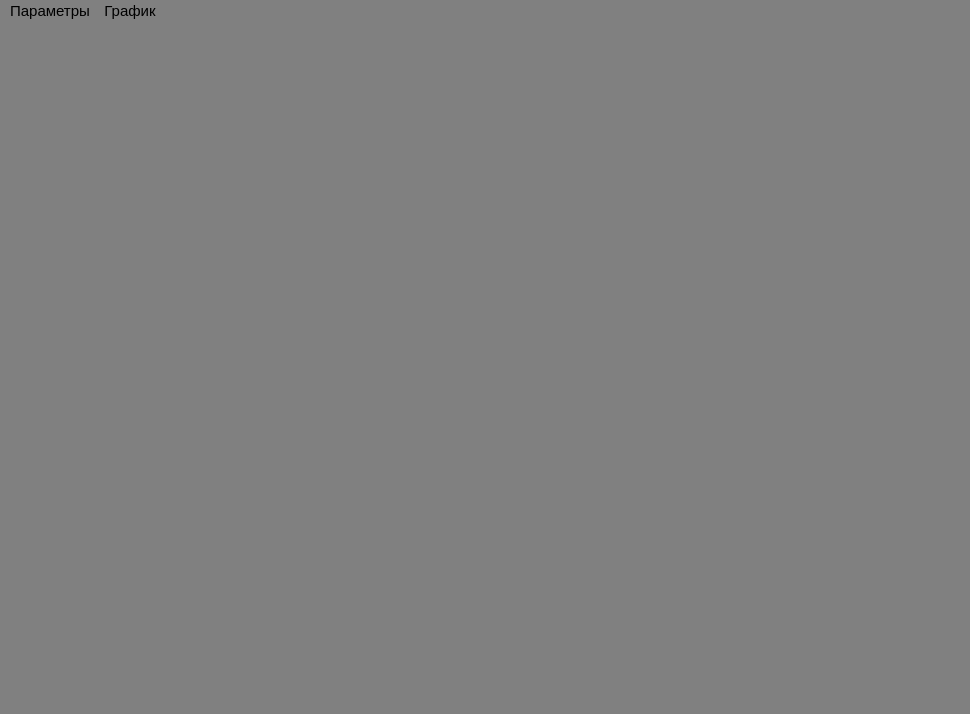
<?xml version="1.0" encoding="UTF-8"?>
<ui version="4.0">
 <class>MainWindow</class>
 <widget class="QMainWindow" name="MainWindow">
  <property name="geometry">
   <rect>
    <x>0</x>
    <y>0</y>
    <width>970</width>
    <height>714</height>
   </rect>
  </property>
  <property name="windowTitle">
   <string>MainWindow</string>
  </property>
  <property name="styleSheet">
   <string notr="true">QMainWindow{
            background-color: gray;
 }
QMenuBar{
			background-color: gray;
}
QMenu{
			background-color: rgb(80,80,80);
}</string>
  </property>
  <widget class="QWidget" name="centralwidget">
   <layout class="QGridLayout" name="gridLayout">
    <item row="0" column="0">
     <widget class="QCustomPlot" name="plot" native="true"/>
    </item>
   </layout>
  </widget>
  <widget class="QMenuBar" name="menubar">
   <property name="geometry">
    <rect>
     <x>0</x>
     <y>0</y>
     <width>970</width>
     <height>25</height>
    </rect>
   </property>
   <property name="font">
    <font>
     <pointsize>11</pointsize>
    </font>
   </property>
   <widget class="QMenu" name="menu">
    <property name="font">
     <font>
      <pointsize>11</pointsize>
     </font>
    </property>
    <property name="title">
     <string>Параметры</string>
    </property>
    <addaction name="action_Voltage"/>
    <addaction name="action_parametersAcceleration"/>
    <addaction name="action_adiabaticity"/>
   </widget>
   <widget class="QMenu" name="menu_2">
    <property name="title">
     <string>График</string>
    </property>
    <addaction name="action_B"/>
    <addaction name="action_E"/>
    <addaction name="action_dB"/>
    <addaction name="action_f"/>
   </widget>
   <addaction name="menu"/>
   <addaction name="menu_2"/>
  </widget>
  <action name="action_Voltage">
   <property name="text">
    <string>Напряжение</string>
   </property>
   <property name="font">
    <font>
     <pointsize>11</pointsize>
    </font>
   </property>
  </action>
  <action name="action_parametersAcceleration">
   <property name="text">
    <string>Ускоритель и пучок</string>
   </property>
   <property name="font">
    <font>
     <pointsize>11</pointsize>
    </font>
   </property>
  </action>
  <action name="action_B">
   <property name="checkable">
    <bool>true</bool>
   </property>
   <property name="checked">
    <bool>true</bool>
   </property>
   <property name="text">
    <string>Магнитное поле</string>
   </property>
   <property name="font">
    <font>
     <pointsize>11</pointsize>
    </font>
   </property>
  </action>
  <action name="action_E">
   <property name="checkable">
    <bool>true</bool>
   </property>
   <property name="checked">
    <bool>true</bool>
   </property>
   <property name="text">
    <string>Энергия пучка</string>
   </property>
   <property name="font">
    <font>
     <pointsize>11</pointsize>
    </font>
   </property>
  </action>
  <action name="action_dB">
   <property name="checkable">
    <bool>true</bool>
   </property>
   <property name="checked">
    <bool>true</bool>
   </property>
   <property name="text">
    <string>Производная магн. поля</string>
   </property>
   <property name="font">
    <font>
     <pointsize>11</pointsize>
    </font>
   </property>
  </action>
  <action name="action_f">
   <property name="checkable">
    <bool>true</bool>
   </property>
   <property name="checked">
    <bool>true</bool>
   </property>
   <property name="text">
    <string>Частота обращения</string>
   </property>
   <property name="font">
    <font>
     <pointsize>11</pointsize>
    </font>
   </property>
  </action>
  <action name="action_acc">
   <property name="checkable">
    <bool>true</bool>
   </property>
   <property name="checked">
    <bool>true</bool>
   </property>
   <property name="text">
    <string>Акцептанс</string>
   </property>
   <property name="font">
    <font>
     <pointsize>11</pointsize>
    </font>
   </property>
  </action>
  <action name="action_adiabaticity">
   <property name="checkable">
    <bool>false</bool>
   </property>
   <property name="text">
    <string>Адиабатичность</string>
   </property>
  </action>
 </widget>
 <customwidgets>
  <customwidget>
   <class>QCustomPlot</class>
   <extends>QWidget</extends>
   <header>qcustomplot.h</header>
   <container>1</container>
  </customwidget>
 </customwidgets>
 <resources/>
 <connections/>
</ui>
